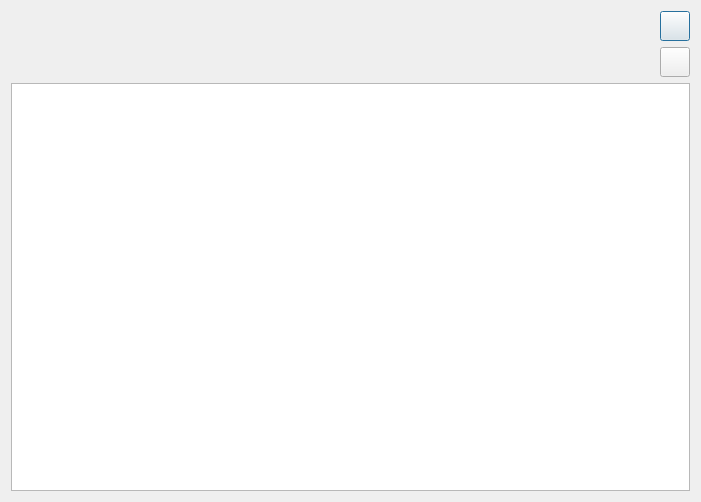
<?xml version="1.0" encoding="UTF-8"?>
<ui version="4.0">
 <class>Subnet2V4PoolDialog</class>
 <widget class="QDialog" name="Subnet2V4PoolDialog">
  <property name="geometry">
   <rect>
    <x>0</x>
    <y>0</y>
    <width>701</width>
    <height>502</height>
   </rect>
  </property>
  <property name="minimumSize">
   <size>
    <width>700</width>
    <height>500</height>
   </size>
  </property>
  <property name="font">
   <font>
    <family>Tahoma</family>
    <pointsize>10</pointsize>
   </font>
  </property>
  <property name="windowTitle">
   <string>IPv4 Subnet Pool 2</string>
  </property>
  <property name="windowIcon">
   <iconset resource="../../../../../image.qrc">
    <normaloff>:/Image/network.png</normaloff>:/Image/network.png</iconset>
  </property>
  <layout class="QVBoxLayout" name="verticalLayout_3">
   <item>
    <layout class="QHBoxLayout" name="horizontalLayout_4">
     <item>
      <layout class="QHBoxLayout" name="horizontalLayout_3">
       <item>
        <widget class="QLabel" name="pix">
         <property name="minimumSize">
          <size>
           <width>48</width>
           <height>48</height>
          </size>
         </property>
         <property name="maximumSize">
          <size>
           <width>48</width>
           <height>48</height>
          </size>
         </property>
         <property name="font">
          <font>
           <family>Tahoma</family>
           <pointsize>10</pointsize>
          </font>
         </property>
         <property name="text">
          <string/>
         </property>
         <property name="pixmap">
          <pixmap resource="../../../../../image.qrc">:/Image/subnet.png</pixmap>
         </property>
         <property name="scaledContents">
          <bool>true</bool>
         </property>
        </widget>
       </item>
       <item>
        <layout class="QVBoxLayout" name="verticalLayout">
         <item>
          <layout class="QHBoxLayout" name="horizontalLayout_2">
           <item>
            <widget class="QLabel" name="netLbl">
             <property name="sizePolicy">
              <sizepolicy hsizetype="Expanding" vsizetype="Preferred">
               <horstretch>0</horstretch>
               <verstretch>0</verstretch>
              </sizepolicy>
             </property>
             <property name="minimumSize">
              <size>
               <width>400</width>
               <height>25</height>
              </size>
             </property>
             <property name="maximumSize">
              <size>
               <width>8000</width>
               <height>25</height>
              </size>
             </property>
             <property name="font">
              <font>
               <family>Tahoma</family>
               <pointsize>10</pointsize>
               <weight>75</weight>
               <bold>true</bold>
              </font>
             </property>
             <property name="autoFillBackground">
              <bool>false</bool>
             </property>
             <property name="styleSheet">
              <string notr="true">color: rgb(85, 0, 127);</string>
             </property>
             <property name="text">
              <string/>
             </property>
             <property name="alignment">
              <set>Qt::AlignCenter</set>
             </property>
             <property name="wordWrap">
              <bool>true</bool>
             </property>
            </widget>
           </item>
          </layout>
         </item>
         <item>
          <layout class="QHBoxLayout" name="horizontalLayout">
           <item>
            <widget class="QLabel" name="descLbl">
             <property name="sizePolicy">
              <sizepolicy hsizetype="Expanding" vsizetype="Preferred">
               <horstretch>0</horstretch>
               <verstretch>0</verstretch>
              </sizepolicy>
             </property>
             <property name="minimumSize">
              <size>
               <width>500</width>
               <height>25</height>
              </size>
             </property>
             <property name="maximumSize">
              <size>
               <width>8000</width>
               <height>25</height>
              </size>
             </property>
             <property name="font">
              <font>
               <family>Tahoma</family>
               <pointsize>10</pointsize>
               <weight>75</weight>
               <bold>true</bold>
              </font>
             </property>
             <property name="autoFillBackground">
              <bool>false</bool>
             </property>
             <property name="styleSheet">
              <string notr="true">color: rgb(0, 0, 127);</string>
             </property>
             <property name="text">
              <string/>
             </property>
             <property name="alignment">
              <set>Qt::AlignCenter</set>
             </property>
             <property name="wordWrap">
              <bool>true</bool>
             </property>
            </widget>
           </item>
          </layout>
         </item>
        </layout>
       </item>
      </layout>
     </item>
     <item>
      <layout class="QVBoxLayout" name="verticalLayout_2">
       <item>
        <widget class="QPushButton" name="addSubnetBtn">
         <property name="minimumSize">
          <size>
           <width>30</width>
           <height>30</height>
          </size>
         </property>
         <property name="maximumSize">
          <size>
           <width>30</width>
           <height>30</height>
          </size>
         </property>
         <property name="font">
          <font>
           <family>Tahoma</family>
           <pointsize>10</pointsize>
          </font>
         </property>
         <property name="text">
          <string/>
         </property>
         <property name="icon">
          <iconset resource="../../../../../image.qrc">
           <normaloff>:/Image/add.png</normaloff>:/Image/add.png</iconset>
         </property>
         <property name="iconSize">
          <size>
           <width>20</width>
           <height>20</height>
          </size>
         </property>
        </widget>
       </item>
       <item>
        <widget class="QPushButton" name="RemoveSubnetBtn">
         <property name="minimumSize">
          <size>
           <width>30</width>
           <height>30</height>
          </size>
         </property>
         <property name="maximumSize">
          <size>
           <width>30</width>
           <height>30</height>
          </size>
         </property>
         <property name="font">
          <font>
           <family>Tahoma</family>
           <pointsize>10</pointsize>
          </font>
         </property>
         <property name="text">
          <string/>
         </property>
         <property name="icon">
          <iconset resource="../../../../../image.qrc">
           <normaloff>:/Image/remove.png</normaloff>:/Image/remove.png</iconset>
         </property>
         <property name="iconSize">
          <size>
           <width>20</width>
           <height>20</height>
          </size>
         </property>
        </widget>
       </item>
      </layout>
     </item>
    </layout>
   </item>
   <item>
    <widget class="QTableView" name="ipTV">
     <property name="font">
      <font>
       <family>Tahoma</family>
       <pointsize>11</pointsize>
      </font>
     </property>
     <property name="alternatingRowColors">
      <bool>true</bool>
     </property>
     <property name="selectionMode">
      <enum>QAbstractItemView::SingleSelection</enum>
     </property>
     <property name="selectionBehavior">
      <enum>QAbstractItemView::SelectRows</enum>
     </property>
    </widget>
   </item>
  </layout>
  <action name="actionNetwork_Assignment">
   <property name="icon">
    <iconset resource="../../../../../image.qrc">
     <normaloff>:/Image/connection.png</normaloff>:/Image/connection.png</iconset>
   </property>
   <property name="text">
    <string>Assign Network</string>
   </property>
   <property name="toolTip">
    <string>network Assignment</string>
   </property>
  </action>
  <action name="actionNetwork_Release">
   <property name="icon">
    <iconset resource="../../../../../image.qrc">
     <normaloff>:/Image/disconnection.png</normaloff>:/Image/disconnection.png</iconset>
   </property>
   <property name="text">
    <string>Release Network</string>
   </property>
   <property name="toolTip">
    <string>Network Release</string>
   </property>
  </action>
  <action name="actionSplitNetwork">
   <property name="icon">
    <iconset resource="../../../../../image.qrc">
     <normaloff>:/Image/split.png</normaloff>:/Image/split.png</iconset>
   </property>
   <property name="text">
    <string>Split Network</string>
   </property>
   <property name="toolTip">
    <string>Split Network</string>
   </property>
  </action>
  <action name="actionMergenets">
   <property name="icon">
    <iconset resource="../../../../../image.qrc">
     <normaloff>:/Image/merge.png</normaloff>:/Image/merge.png</iconset>
   </property>
   <property name="text">
    <string>Merge Networks</string>
   </property>
   <property name="toolTip">
    <string>Merge Networks</string>
   </property>
  </action>
  <action name="actionView_Ip_Pool">
   <property name="icon">
    <iconset resource="../../../../../image.qrc">
     <normaloff>:/Image/ip.png</normaloff>:/Image/ip.png</iconset>
   </property>
   <property name="text">
    <string>View Ip Pool</string>
   </property>
  </action>
  <action name="actionExport_PDF">
   <property name="icon">
    <iconset resource="../../../../../image.qrc">
     <normaloff>:/Image/pdf.png</normaloff>:/Image/pdf.png</iconset>
   </property>
   <property name="text">
    <string>Export PDF</string>
   </property>
  </action>
  <action name="actionRefresh">
   <property name="icon">
    <iconset resource="../../../../../image.qrc">
     <normaloff>:/Image/refresh.png</normaloff>:/Image/refresh.png</iconset>
   </property>
   <property name="text">
    <string>Refresh</string>
   </property>
   <property name="toolTip">
    <string>Refresh</string>
   </property>
  </action>
  <action name="actionView_Subnet_Pool">
   <property name="icon">
    <iconset resource="../../../../../image.qrc">
     <normaloff>:/Image/subnet.png</normaloff>:/Image/subnet.png</iconset>
   </property>
   <property name="text">
    <string>View Subnet Pool</string>
   </property>
   <property name="toolTip">
    <string>View Subnet Pool</string>
   </property>
  </action>
 </widget>
 <tabstops>
  <tabstop>addSubnetBtn</tabstop>
  <tabstop>RemoveSubnetBtn</tabstop>
  <tabstop>ipTV</tabstop>
 </tabstops>
 <resources>
  <include location="../../../../../image.qrc"/>
 </resources>
 <connections/>
</ui>
